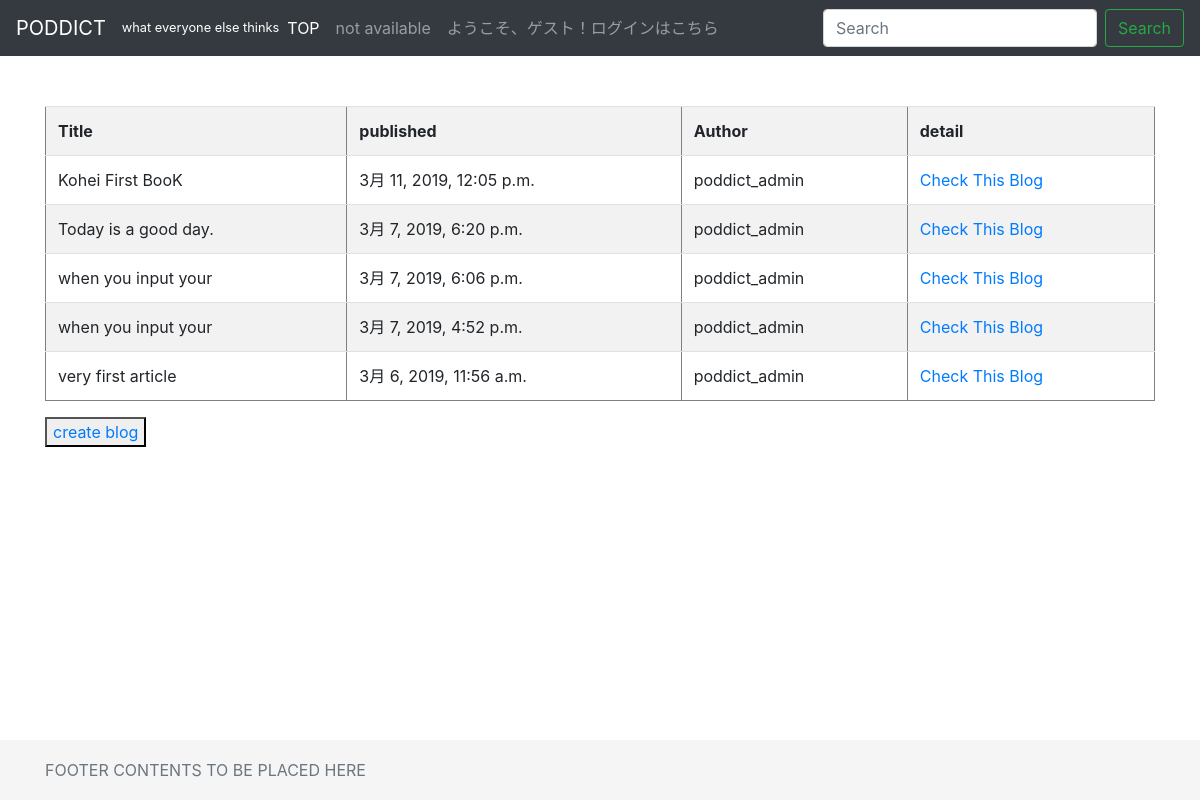
/index/, run on an earlier commit of the app's database.
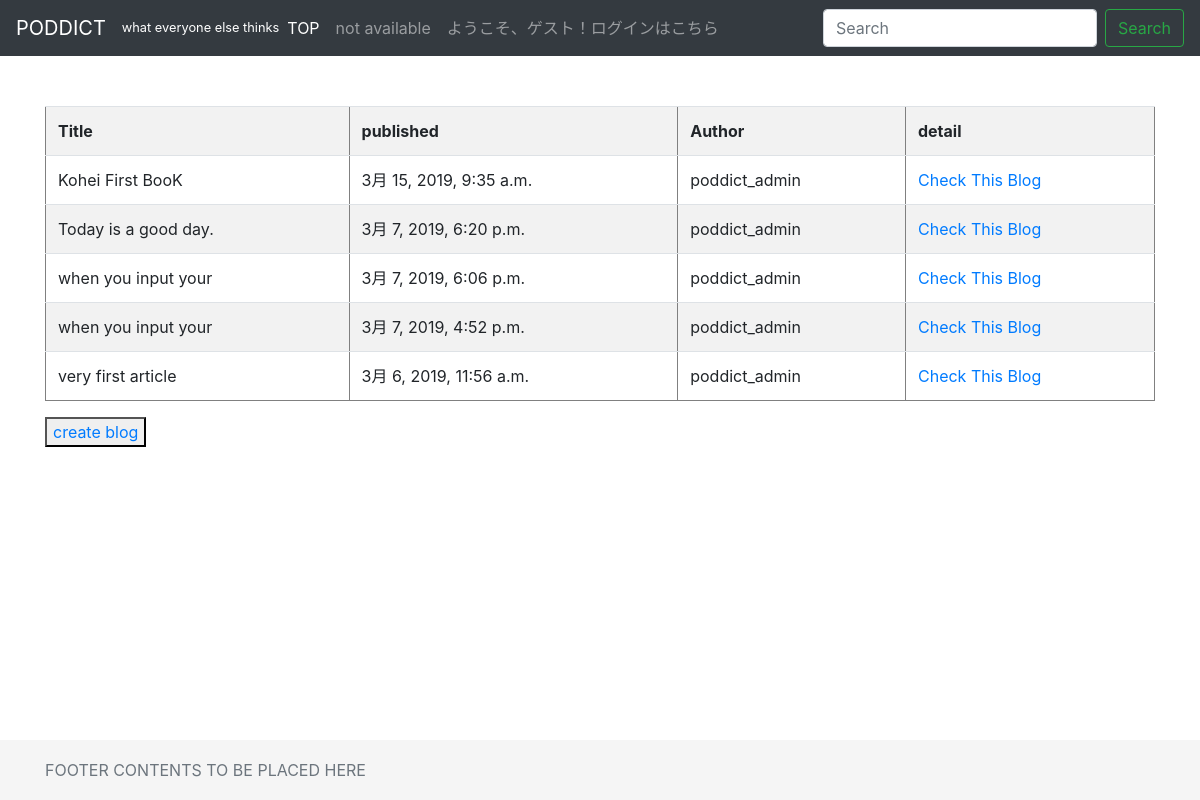
And on a later commit of the database.
### pdblog/models.py (models this page shows, shortened)
class Article(models.Model):
    class Meta:
        verbose_name = 'Article'
        verbose_name_plural = 'Articles'
        ordering = ['-pub_date']
        app_label = 'pdblog'
    title = models.CharField(max_length=20)
    text = models.TextField(default="")
    pub_date = models.DateTimeField('date published', auto_now=True)
    writer = models.ForeignKey(Writer, on_delete=models.CASCADE)

class Writer(models.Model):
    class Meta:
        verbose_name = 'Writer'
        verbose_name_plural = 'Writers'
        app_label = 'pdblog'
    name = models.CharField(max_length=15)
    registered_date = models.DateTimeField('date registered', auto_now=True)
    email_address = models.EmailField(max_length=254)
    def __str__(self):
        return self.name

### pdblog/views.py (the view)
# urls.py: path('', views.article_list, name='article_list'),
def article_list(request, template_name='pdblog/list.html'):
    article = Article.objects.all()
    data = { 'objects_list' : article }
    return render(request, template_name, data)

### templates/pdblog/list.html
{% extends "pdblog/base.html" %}
{% block contents %}
  <table border="1" class="table table-striped">
    <tr>
      <th>Title</th>
      <th>published</th>
      <th>Author</th>
      <th>detail</th>
    </tr>
    {% for article in objects_list %}
    <tr>
      <td>{{ article.title }}</td>
      <td>{{ article.pub_date }}</td>
      <td>{{ article.writer}}</td>
      <td><a href="{% url 'pdblog:article_view' article.pk %}">Check This Blog</a>
    </tr>
    {% endfor %}
  </table>
  <button><a href="{% url 'pdblog:article_create' %}"">create blog</a></button>
{% endblock contents %}

What changed in the data, as far as the page shows it:
changed Article "Kohei First BooK": pub_date "3月 11, 2019, 12:05 p.m." → "3月 15, 2019, 9:35 a.m."
